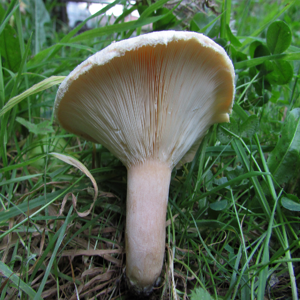
#> input picture mushroom.png, 300 x 300 px
$ jupyter execute --allow-errors NumPy.ipynb
#> lines starting #> are read from the running program, lines starting #| are printed output that depends on the picture; long printed decimals are rounded
# Exercise: Linear Algebra and NumPy

---

## Introduction

In this exercise, we will learn how to use the NumPy library and review basic linear algebra concepts.

The exercise consists of four main parts:

- **Exercise 1 — Cosine Similarity**
- **Exercise 2 — Grayscale Conversion**
- **Exercise 3 — Background Subtraction**
- **Exercise 4 — Tabular Data Analysis**

Source: https://www.facebook.com/aivietnam.edu.vn

### Exercise 1 - Cosine Similarity

#### 1. Length of a vector

- Vector: $v = [v_1, v_2, \ldots, v_n]^T$
- Length of a vector:
$$
\| v \| = \sqrt{v_1^2 + v_2^2 + \cdots + v_n^2}
$$

[cell 1]
import numpy as np

def compute_vector_length(vector):
    length = 0
    length = np.power(vector, 2)
    length = np.sum(length)
    #length2 = np.sqrt(np.sum(np.power(vector, 2)))  #compact
    return np.sqrt(length)

[cell 2]
vector = np.array([4, -2, 5, 12])
length = compute_vector_length(vector)
print(length)

#### 2. Dot product

- Vectors:
$$
v = \begin{pmatrix} v_1 \\ v_2 \\ \vdots \\ v_n \end{pmatrix}
\qquad
u = \begin{pmatrix} u_1 \\ u_2 \\ \vdots \\ u_n \end{pmatrix}
$$
- Dot product:
$$
v \cdot u = v_1 u_1 + v_2 u_2 + \cdots + v_n u_n
$$

[cell 3]
def compute_dot_product(vector1, vector2):
    dot_product = np.dot(vector1, vector2)
    return dot_product

[cell 4]
vec1 = np.array([1, 1, -1, 3])
vec2 = np.array([1, 2, 3, 4])
dot_product = compute_dot_product(vec1, vec2)
print(dot_product)

#### 3. Cosine similarity

- Data (vectors $x$, $y$): $x = \{x_1, \ldots, x_N\}$, $y = \{y_1, \ldots, y_N\}$
- Cosine similarity:
$$
cs(x, y) = \frac{x \cdot y}{\| x \| \, \| y \|} = \frac{\sum_{i=1}^{n} x_i y_i}{\sqrt{\sum_{i=1}^{n} x_i^2} \sqrt{\sum_{i=1}^{n} y_i^2}}
$$

[cell 5]
def compute_cosisne(vector1, vector2):
    numerator = np.sum(compute_dot_product(vector1, vector2))
    denominator = np.sqrt(np.sum(np.power(vector1, 2))) * np.sqrt(np.sum(np.power(vector2, 2)))
    return numerator / denominator

[cell 6]
vec1 = np.array([1, 1, -1, 3])
vec2 = np.array([1, 2, 3, 4])
cos_sim = compute_cosisne(vec1, vec2)
print(cos_sim)

#### 5. Cosine similarity using a built-in library (scipy)

Verify the result using the built-in function in scipy. Note that `scipy.spatial.distance.cosine` returns the **cosine distance**, i.e. $1 - \text{cosine similarity}$.

[cell 7]
from scipy.spatial.distance import cosine

def compute_cosine_scipy(vector1, vector2):
    temp = cosine(vector1, vector2)
    cos_sim = 1 - temp
    return cos_sim

##### Test zu confirm whether two calculation are the same

[cell 8]
cos_sim_scipy = compute_cosine_scipy(vec1, vec2)
print("cosine similarity with scipy: ", cos_sim_scipy)
print("cosine similarity with numpy: ", cos_sim)

### Exercise 2 - Grayscale Conversion

A color image is typically represented using three channels: red, green, and blue (RGB). In this section, we will convert a color image to grayscale using four different methods — the first three implemented manually, and the last one using the OpenCV library.

**Grayscale conversion formulas:**

- Lightness:
$$
gray = \frac{\max(R, G, B) + \min(R, G, B)}{2}
$$
- Average:
$$
gray = \frac{R + G + B}{3}
$$
- Luminosity:
$$
gray = 0.21 \times R + 0.72 \times G + 0.07 \times B
$$

[cell 9]
import matplotlib.image as mpimg
import matplotlib.pyplot as plt

def show_image(image, title=""):
    plt.imshow(image,cmap="gray")
    plt.title(title)
    plt.axis("off")
    plt.show()

[cell 10]
image = mpimg.imread("mushroom.png")
#> image is the input picture: shape (300, 300, 3) float32; mean R, G, B 0.315, 0.394, 0.286
print(image.shape)
#| (300, 300, 3)
show_image(image, "Original")

#### 1. Lightness method:
$$
\frac{\max(R, G, B) + \min(R, G, B)}{2}
$$

[cell 11]
def to_gray_lightness(image):
    r, g, b = image[:, :, 0], image[:, :, 1], image[:, :, 2]
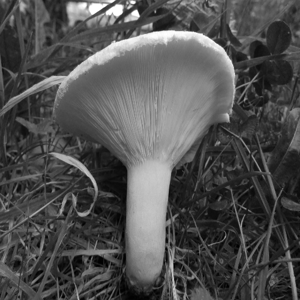
#> r: shape (300, 300) float32; min 0, max 1, mean 0.315
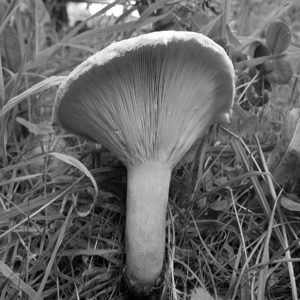
#> g: shape (300, 300) float32; min 0, max 1, mean 0.394
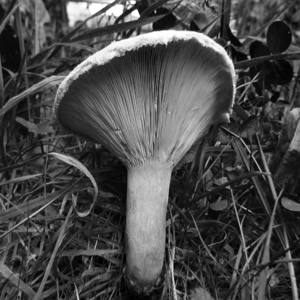
#> b: shape (300, 300) float32; min 0, max 1, mean 0.286
    gray_image = (np.maximum(r,g,b)+np.minimum(r,g,b)) / 2
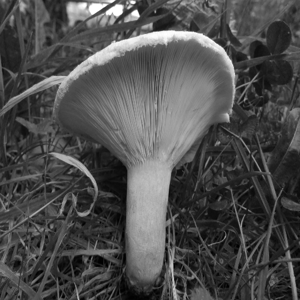
#> gray_image: shape (300, 300) float32; min 0, max 1, mean 0.304
    return gray_image

[cell 12]
gray_image_lightness = to_gray_lightness(image)
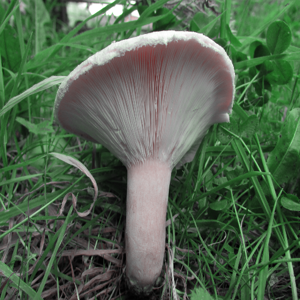
#> image: shape (300, 300, 3) float32; mean R, G, B 0.315, 0.394, 0.304
print(gray_image_lightness[0, 0])
#| 0.349
show_image(gray_image_lightness, "Gray lightness")

#### **2. Average method:**
$$
\frac{R + G + B}{3}
$$

[cell 13]
def to_gray_average(image):
    r, g, b = image[:, :, 0], image[:, :, 1], image[:, :, 2]
    gray_image = (r + g + b) / 3
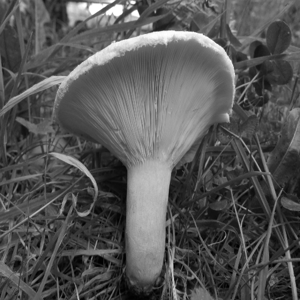
#> gray_image: shape (300, 300) float32; min 0, max 1, mean 0.338
    return gray_image

[cell 14]
gray_image_average = to_gray_average(image)
print(gray_image_average[0, 0])
#| 0.4065
show_image(gray_image_average, "Gray average")

#### **3. Luminosity method:**
$$
0.21 \times R + 0.72 \times G + 0.07 \times B
$$

[cell 15]
def to_gray_luminosity(image):
    r, g, b = image[:, :, 0], image[:, :, 1], image[:, :, 2]
    gray_image = 0.21 * r + 0.72 * g + 0.07 * b
    return gray_image

[cell 16]
gray_image_luminosity = to_gray_luminosity(image)
print(gray_image_luminosity[0, 0])
#| 0.4733
show_image(gray_image_luminosity, "Gray luminosity")

[cell 17]
# [4 lines of commented-out code are left out]

#### **4. Using a built-in library (`cv2.cvtColor`):** Compare the result with OpenCV's built-in function.

[cell 18]
import cv2
def to_gray_cv2(image):
    gray_img = cv2.cvtColor(image, cv2.COLOR_BGR2GRAY)
    return gray_img

[cell 19]
gray_img_cv2 = to_gray_cv2(image)
print(gray_img_cv2[0, 0])
#| 0.4503
show_image(gray_img_cv2, "cv2.cvtColor")

### 2.3. Background Subtraction

[cell 20]
def show_image(img, title=""):
    plt.imshow(cv2.cvtColor(img, cv2.COLOR_BGR2RGB))
    plt.title(title)
    plt.axis("off")
    plt.show()


IMG_SIZE = (678, 381)
#> (the rest of this cell did not finish here and is left out)

[cell 21]
def grabcut_mask(img, rect):
    mask = np.zeros(img.shape[:2], np.uint8)
    bgd_model = np.zeros((1, 65), np.float64)
    fgd_model = np.zeros((1, 65), np.float64)

    cv2.grabCut(img, mask, rect, bgd_model, fgd_model, 5, cv2.GC_INIT_WITH_RECT)

    # 0/2 = background, 1/3 = foreground
    binary_mask = np.where((mask == 2) | (mask == 0), 0, 1).astype("uint8") * 255
    return binary_mask

[cell 22]
def replace_background(ob_image, bg2_image, rect):
    binary_mask = grabcut_mask(ob_image, rect)

    # Maske auf 3 Kanäle erweitern, damit sie zur Farbtiefe der Bilder passt
    binary_mask_3ch = cv2.merge([binary_mask, binary_mask, binary_mask])

    # Wo Maske = 255 -> Objekt behalten, sonst -> neuer Hintergrund
    output = np.where(binary_mask_3ch == 255, ob_image, bg2_image)

    return output.astype(np.uint8)

[cell 23]
rect = (150, 30, 400, 300)  # grobe Box um das Objekt anpassen
#> rect = (150, 30, 400, 300)
#> (the rest of this cell did not finish here and is left out)
